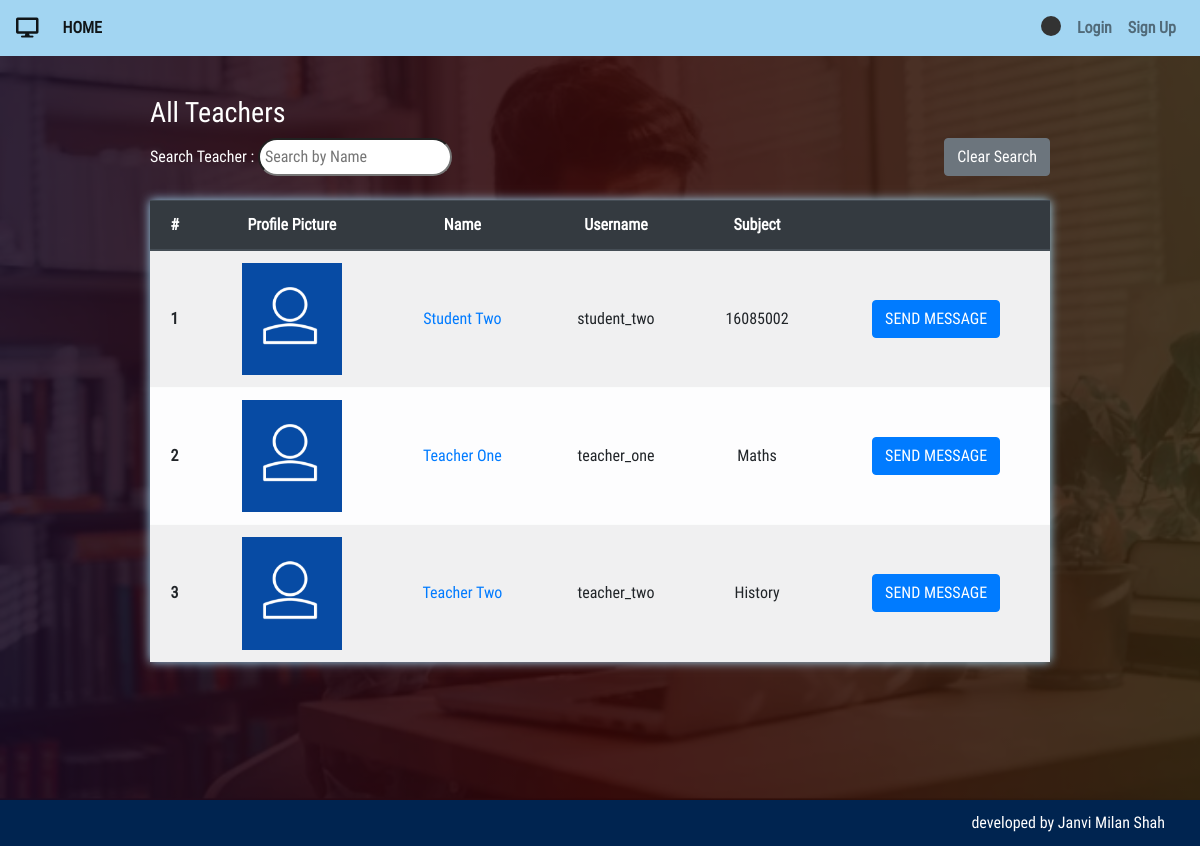
Page /classroom/teachers_list/ on the earlier database version.
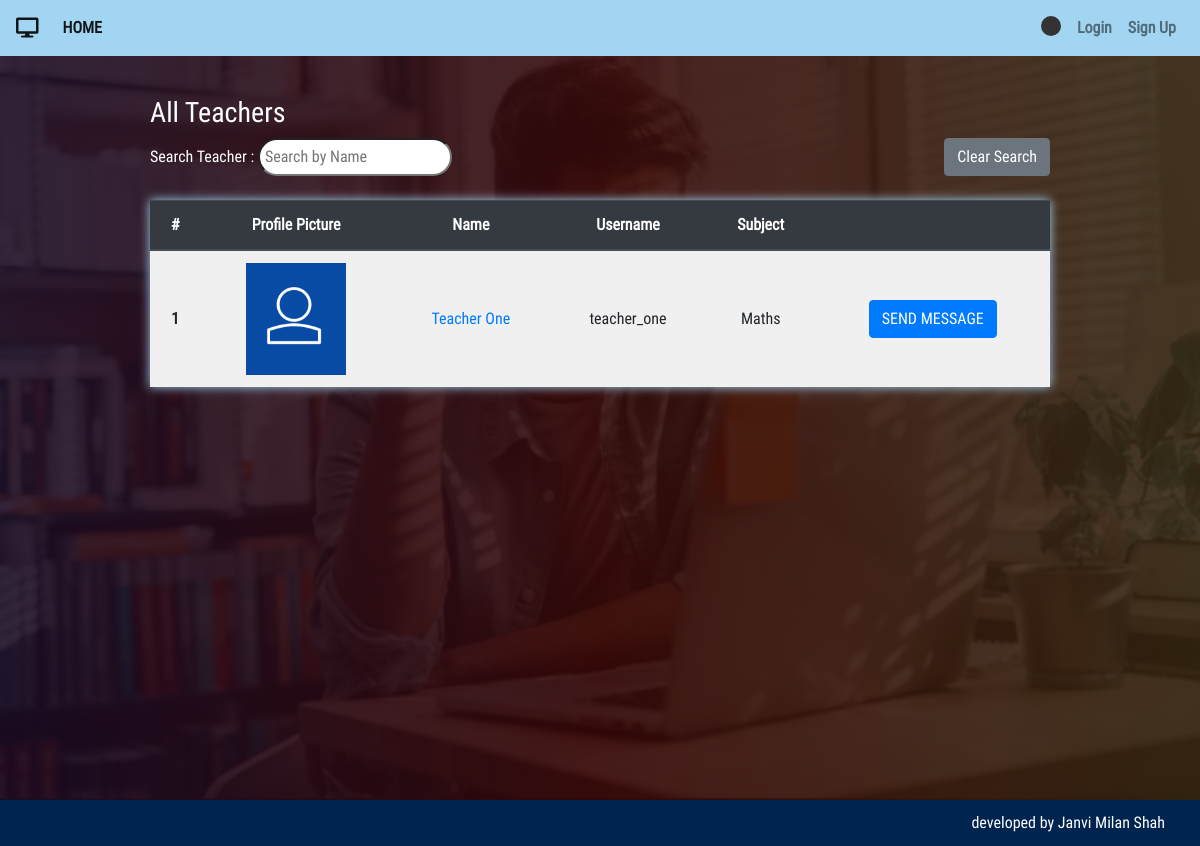
Same page on the later database version.
### classroom/models.py (models this page shows, shortened)
class Teacher(models.Model):
    user = models.OneToOneField(User,on_delete=models.CASCADE,primary_key=True,related_name='Teacher')
    name = models.CharField(max_length=250)
    subject_name = models.CharField(max_length=250)
    email = models.EmailField(max_length=254)
    phone = models.IntegerField()
    teacher_profile_pic = models.ImageField(upload_to="classroom/teacher_profile_pic",blank=True)
    class_students = models.ManyToManyField(Student,through="StudentsInClass")

class User(AbstractUser):
    is_student = models.BooleanField(default=False)
    is_teacher = models.BooleanField(default=False)

### classroom/views.py (the view)
# urls.py: path('teachers_list/',views.teachers_list,name="teachers_list"),
def teachers_list(request):
    query = request.GET.get("q", None)
    qs = Teacher.objects.all()
    if query is not None:
        qs = qs.filter(
                Q(name__icontains=query)
                )
    context = {
        "teachers_list": qs,
    }
    template = "classroom/teachers_list.html"
    return render(request, template, context)

### template/classroom/teachers_list.html
{% extends "classroom/base.html" %}
{% load bootstrap4 %}
{% load static %}
{% block content %}
	<div class="use-content">
		<div class="contain">
		    <div class="change_pwd assignment_list">
		    	<h3>All Teachers</h3>
		        <form method='GET' action="{% url 'classroom:teachers_list' %}">
    				Search Teacher : <input type='search' name='q' placeholder="Search by Name" style="width: auto;" class="answer">&nbsp;<a href="{% url 'classroom:teachers_list' %}" class="btn btn-secondary" style="float: right;">Clear Search</a>
  				</form>
  				<br>
  				<table class="table table-light table-striped table-hover">
					<thead class="thead-dark">
				  		<tr>
						    <th scope="col">#</th>
						    <th scope="col">Profile Picture</th>
						    <th scope="col">Name</th>
						    <th scope="col">Username</th>
						    <th scope="col">Subject</th>
						    <th scope="col"></th>
				  		</tr>
					</thead>
					<tbody>
							{% if teachers_list|length == 0 %}
								<tr>
									<td colspan="6" style="text-align: center;font-style: italic;">There are no teachers to display</td>
					    		</tr>
							{% else %}
								{% for teacher in teachers_list %}
						    		<tr>
										<th scope="row" class="align-middle">{{ forloop.counter }}</th>
										<td class="align-middle">
											{% if teacher.teacher_profile_pic %}
										        <img src="{{ teacher.teacher_profile_pic.url }}">
										    {% else %}
										        <img src="{% static 'images/login-avatar.PNG' %}">
										    {% endif %}
										</td>
										<td class="align-middle"><a href="{% url 'classroom:teacher_detail' pk=teacher.user.pk %}" target="_blank" style="text-decoration: none;">{{ teacher.name }}</a></td>
										<td class="align-middle">{{ teacher.user.username }}</a></td>
										<td class="align-middle">{{ teacher.subject_name }}</td>
										<td class="align-middle"><a href="{% url 'classroom:messages_list' pk=teacher.pk %}" class="btn btn-primary" target="_blank">SEND MESSAGE</a></td>
						    		</tr>
						  		{% endfor %}
							{% endif %}
					</tbody>
				</table>
		    </div>
		</div>
	</div>
{% endblock %}

### template/classroom/base.html (shortened to what this page needs)
<!DOCTYPE html>
{% load static %}
<html lang="en" dir="ltr">
	<head>
		<link rel="stylesheet" href="https://maxcdn.bootstrapcdn.com/bootstrap/4.5.0/css/bootstrap.min.css">
		<link rel="stylesheet" href="{% static 'css/style.css' %}">
		<link rel="stylesheet" href="{% static 'css/preloader.css' %}">
		<link rel="stylesheet" href="{% static 'css/spinkit.min.css' %}">
		<link rel="stylesheet" href="https://pro.fontawesome.com/releases/v5.10.0/css/all.css">
		{% load bootstrap4 %}
		{% bootstrap_css %}
	</head>
	<body>
		{% include 'classroom/navbar.html' %}
		{% block content %}
		{% endblock %}
		<div class="footer">
			<table>
				<tr>
					<td></td>
					<td><a href="https://github.com/janvishah21/Virtlass" target="_blank"><img src="{% static 'images/github.png' %}" class="gitlogo"></a></td>
					<td>developed by Janvi Milan Shah</td>
				</tr>
			</table>
	    </div>
	</body>
</html>

### template/classroom/navbar.html (shortened to what this page needs)
<nav class="navbar navbar-expand navbar-light">
    <a class="navbar-brand" href=""><i class="fas fa-desktop"></i></a>
    <div class="collapse navbar-collapse" id="collapsibleNavId">
        <ul class="navbar-nav mr-auto mt-2 mt-lg-0">
            <li class="nav-item active">
                <a class="nav-link" href="{% url 'home' %}">HOME</a>
            </li>
        </ul>
        <div class="navbar-nav ml-auto">
        	<li class="nav-item">
                <a class="nav-link" href="{% url 'user_guide' %}"><div class="sk-pulse"></div></a>
            </li>
        	{% if user.is_authenticated %}
        		<li class="nav-item">
        			{% if user.is_teacher %}
	                	<a class="nav-link" href="{% url 'classroom:teacher_detail' pk=user.pk %}">{{ user.username }}</a>
	                {% else %}
	                	<a class="nav-link" href="{% url 'classroom:student_detail' pk=user.pk %}">{{ user.username }}</a>
	                {% endif %}
	            </li>
	            <li class="nav-item">
	                <i class="nav-link fa fa-bars menu" style="cursor: pointer;margin-top: 4px;"></i>
	            </li>
	        {% else %}
	        	<li class="nav-item">
	                <a class="nav-link" href="{% url 'classroom:login' %}">Login</a>
	            </li>
	            <li class="nav-item">
	                <a class="nav-link" href="{% url 'classroom:signup' %}">Sign Up</a>
	            </li>
        	{% endif %}
        </div>
    </div>
</nav>

### static/css/style.css (style rules this page uses)
html, body { height: 100%; padding: 0; margin: 0; color: white; }
html { background-color: #00316b; background-size: cover; }
body { font-family: custom_font !important; overflow: hidden; background: linear-gradient(90deg, rgba(131,58,180,.6) 0%, rgba(253,29,29,.6) 50%, rgba(252,176,69,.6) 100%), url('../images/homeimg.PNG'); background-size: cover; }
h1,h2,h3,h4,h5,h6 { font-weight: bold; }
img { max-height: 350px; }
.navbar { background-color: #a2d5f2; z-index: 40; }
.nav-link { font-weight: bold; }
.use-content { height: 100%; color: white; margin-top: -10px; }
.use-content .contain { background-color: rgba(0, 0, 0, 0.7); width: 100%; height: 100%; }
.footer { position: fixed; padding: 10px; left: 0; bottom: 0; width: 100%; background-color: rgb(0, 49, 107, .65); color: white; text-align: center; user-select: none; }
.footer table { table-layout: fixed; width: 100%; }
.footer td { width: 33%; }
.footer td:nth-child(3) { padding-right: 25px; text-align: right; }
.answer { width: 80%; border-radius: 30px; padding: 5px; transition: width .5s; }
.change_pwd { user-select: none; width: 100%; height: 100%; padding-left: 150px; padding-right: 150px; padding-top: 50px; }
.assignment_list table { box-shadow: 0 0 10px #a2d5f2; }
.assignment_list th, .assignment_list td { text-align: center; }
.assignment_list img { width: 100px; }
.sk-pulse { --sk-size: 20px; }

Differences in the rows shown:
removed Teacher: name "Student Two", user.username "student_two", subject_name "16085002"
removed Teacher: name "Teacher Two", user.username "teacher_two", subject_name "History"
